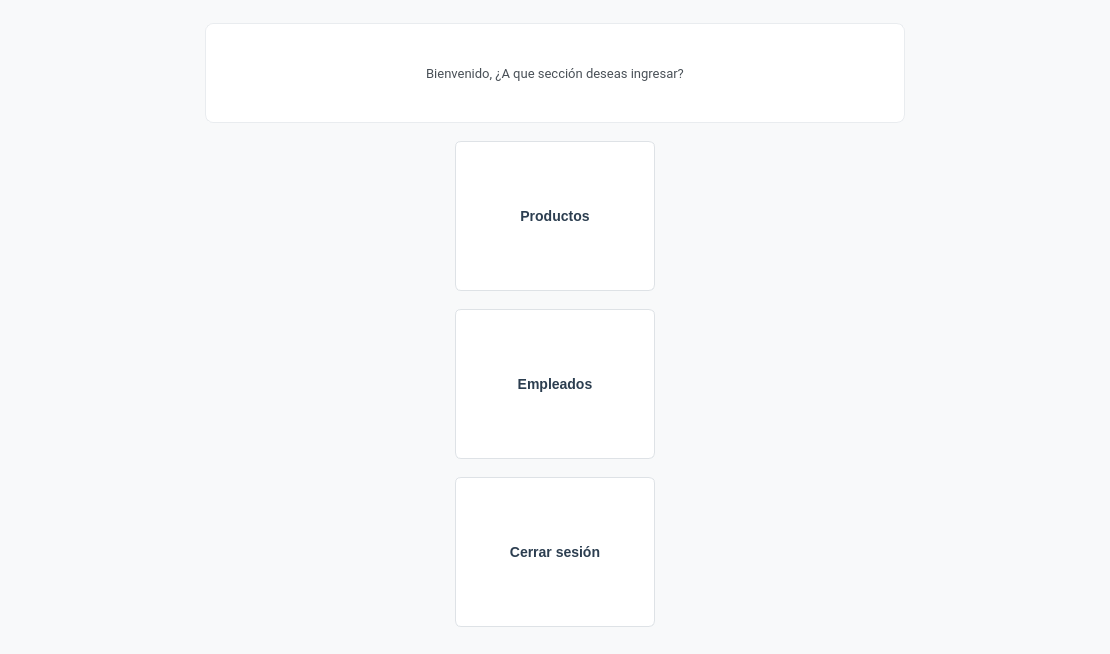
<?xml version="1.0" encoding="UTF-8"?>
<ui version="4.0">
 <class>Dialog</class>
 <widget class="QDialog" name="Dialog">
  <property name="geometry">
   <rect>
    <x>0</x>
    <y>0</y>
    <width>1110</width>
    <height>654</height>
   </rect>
  </property>
  <property name="windowTitle">
   <string>Dialog</string>
  </property>
  <property name="styleSheet">
   <string notr="true">/* === ESTILO GENERAL === */
QWidget {
    background-color: #ffffff;
    color: #2c3e50;
    font-family: &quot;Segoe UI&quot;, &quot;Roboto&quot;, &quot;Arial&quot;, sans-serif;
    font-size: 14px;
}

QMainWindow, QDialog {
    background-color: #f8f9fa;
}

/* === BOTONES === */
QPushButton {
    background-color: #ffffff;
    color: #2c3e50;
    border: 1px solid #dee2e6;
    border-radius: 6px;
    padding: 8px 16px;
    font-weight: 500;
}

QPushButton:hover {
    background-color: #e9ecef;
    border: 1px solid #adb5bd;
}

QPushButton:pressed {
    background-color: #dee2e6;
}

QPushButton:disabled {
    background-color: #f8f9fa;
    color: #adb5bd;
}

/* === CAMPOS DE TEXTO === */
QLineEdit, QTextEdit, QPlainTextEdit {
    background-color: #ffffff;
    color: #2c3e50;
    border: 1px solid #dee2e6;
    border-radius: 4px;
    padding: 6px 10px;
}

QLineEdit:focus, QTextEdit:focus, QPlainTextEdit:focus {
    border: 1px solid #495057;
    background-color: #ffffff;
}

/* === LABELS === */
QLabel {
    color: #495057;
    background-color: transparent;
    font-size: 13px;
}

/* === TABLAS === */
QTableWidget {
    background-color: #ffffff;
    border: 1px solid #dee2e6;
    border-radius: 6px;
    gridline-color: #e9ecef;
}

QTableWidget::item {
    padding: 8px;
    border-bottom: 1px solid #f1f3f5;
}

QTableWidget::item:selected {
    background-color: #e9ecef;
    color: #2c3e50;
}

QHeaderView::section {
    background-color: #f8f9fa;
    color: #495057;
    padding: 8px;
    border: none;
    border-bottom: 2px solid #dee2e6;
    font-weight: 600;
}

/* === SCROLLBAR === */
QScrollBar:vertical {
    border: none;
    background: #f8f9fa;
    width: 10px;
    border-radius: 5px;
}

QScrollBar::handle:vertical {
    background: #ced4da;
    border-radius: 5px;
    min-height: 20px;
}

QScrollBar::handle:vertical:hover {
    background: #adb5bd;
}

QScrollBar::add-line:vertical, QScrollBar::sub-line:vertical {
    height: 0px;
}

/* === FRAMES === */
QFrame {
    background-color: #ffffff;
    border: 1px solid #e9ecef;
    border-radius: 8px;
}</string>
  </property>
  <layout class="QVBoxLayout" name="verticalLayout">
   <item>
    <layout class="QHBoxLayout" name="horizontalLayout">
     <item>
      <spacer name="horizontalSpacer_5">
       <property name="orientation">
        <enum>Qt::Horizontal</enum>
       </property>
       <property name="sizeHint" stdset="0">
        <size>
         <width>40</width>
         <height>20</height>
        </size>
       </property>
      </spacer>
     </item>
     <item>
      <widget class="QLabel" name="label">
       <property name="minimumSize">
        <size>
         <width>700</width>
         <height>100</height>
        </size>
       </property>
       <property name="maximumSize">
        <size>
         <width>600</width>
         <height>100</height>
        </size>
       </property>
       <property name="font">
        <font>
         <family>Segoe UI,Roboto,Arial,sans-serif</family>
         <pointsize>-1</pointsize>
        </font>
       </property>
       <property name="text">
        <string>Bienvenido, ¿A que sección deseas ingresar?</string>
       </property>
       <property name="alignment">
        <set>Qt::AlignCenter</set>
       </property>
      </widget>
     </item>
     <item>
      <spacer name="horizontalSpacer_6">
       <property name="orientation">
        <enum>Qt::Horizontal</enum>
       </property>
       <property name="sizeHint" stdset="0">
        <size>
         <width>40</width>
         <height>20</height>
        </size>
       </property>
      </spacer>
     </item>
    </layout>
   </item>
   <item>
    <layout class="QHBoxLayout" name="horizontalLayout_2">
     <item>
      <spacer name="horizontalSpacer">
       <property name="orientation">
        <enum>Qt::Horizontal</enum>
       </property>
       <property name="sizeHint" stdset="0">
        <size>
         <width>40</width>
         <height>20</height>
        </size>
       </property>
      </spacer>
     </item>
     <item>
      <widget class="QPushButton" name="menu_productos">
       <property name="minimumSize">
        <size>
         <width>200</width>
         <height>150</height>
        </size>
       </property>
       <property name="maximumSize">
        <size>
         <width>200</width>
         <height>150</height>
        </size>
       </property>
       <property name="text">
        <string>Productos</string>
       </property>
       <property name="icon">
        <iconset>
         <normaloff>../../../Users/Sebastián/Downloads/1170679.png</normaloff>../../../Users/Sebastián/Downloads/1170679.png</iconset>
       </property>
      </widget>
     </item>
     <item>
      <spacer name="horizontalSpacer_2">
       <property name="orientation">
        <enum>Qt::Horizontal</enum>
       </property>
       <property name="sizeHint" stdset="0">
        <size>
         <width>40</width>
         <height>20</height>
        </size>
       </property>
      </spacer>
     </item>
    </layout>
   </item>
   <item>
    <layout class="QHBoxLayout" name="horizontalLayout_3">
     <item>
      <spacer name="horizontalSpacer_3">
       <property name="orientation">
        <enum>Qt::Horizontal</enum>
       </property>
       <property name="sizeHint" stdset="0">
        <size>
         <width>40</width>
         <height>20</height>
        </size>
       </property>
      </spacer>
     </item>
     <item>
      <widget class="QPushButton" name="menu_empleados">
       <property name="minimumSize">
        <size>
         <width>200</width>
         <height>150</height>
        </size>
       </property>
       <property name="maximumSize">
        <size>
         <width>200</width>
         <height>150</height>
        </size>
       </property>
       <property name="text">
        <string>Empleados</string>
       </property>
       <property name="icon">
        <iconset>
         <normaloff>../../../Users/Sebastián/Downloads/554744.png</normaloff>../../../Users/Sebastián/Downloads/554744.png</iconset>
       </property>
      </widget>
     </item>
     <item>
      <spacer name="horizontalSpacer_4">
       <property name="orientation">
        <enum>Qt::Horizontal</enum>
       </property>
       <property name="sizeHint" stdset="0">
        <size>
         <width>40</width>
         <height>20</height>
        </size>
       </property>
      </spacer>
     </item>
    </layout>
   </item>
   <item>
    <layout class="QHBoxLayout" name="horizontalLayout_4">
     <item>
      <spacer name="horizontalSpacer_7">
       <property name="orientation">
        <enum>Qt::Horizontal</enum>
       </property>
       <property name="sizeHint" stdset="0">
        <size>
         <width>40</width>
         <height>20</height>
        </size>
       </property>
      </spacer>
     </item>
     <item>
      <widget class="QPushButton" name="menu_logout">
       <property name="minimumSize">
        <size>
         <width>200</width>
         <height>150</height>
        </size>
       </property>
       <property name="maximumSize">
        <size>
         <width>200</width>
         <height>150</height>
        </size>
       </property>
       <property name="text">
        <string>Cerrar sesión</string>
       </property>
       <property name="icon">
        <iconset>
         <normaloff>../../../Users/Sebastián/Downloads/ab23a5baec3591af66206c2c14adbba8.png</normaloff>../../../Users/Sebastián/Downloads/ab23a5baec3591af66206c2c14adbba8.png</iconset>
       </property>
      </widget>
     </item>
     <item>
      <spacer name="horizontalSpacer_8">
       <property name="orientation">
        <enum>Qt::Horizontal</enum>
       </property>
       <property name="sizeHint" stdset="0">
        <size>
         <width>40</width>
         <height>20</height>
        </size>
       </property>
      </spacer>
     </item>
    </layout>
   </item>
  </layout>
 </widget>
 <resources/>
 <connections/>
</ui>
